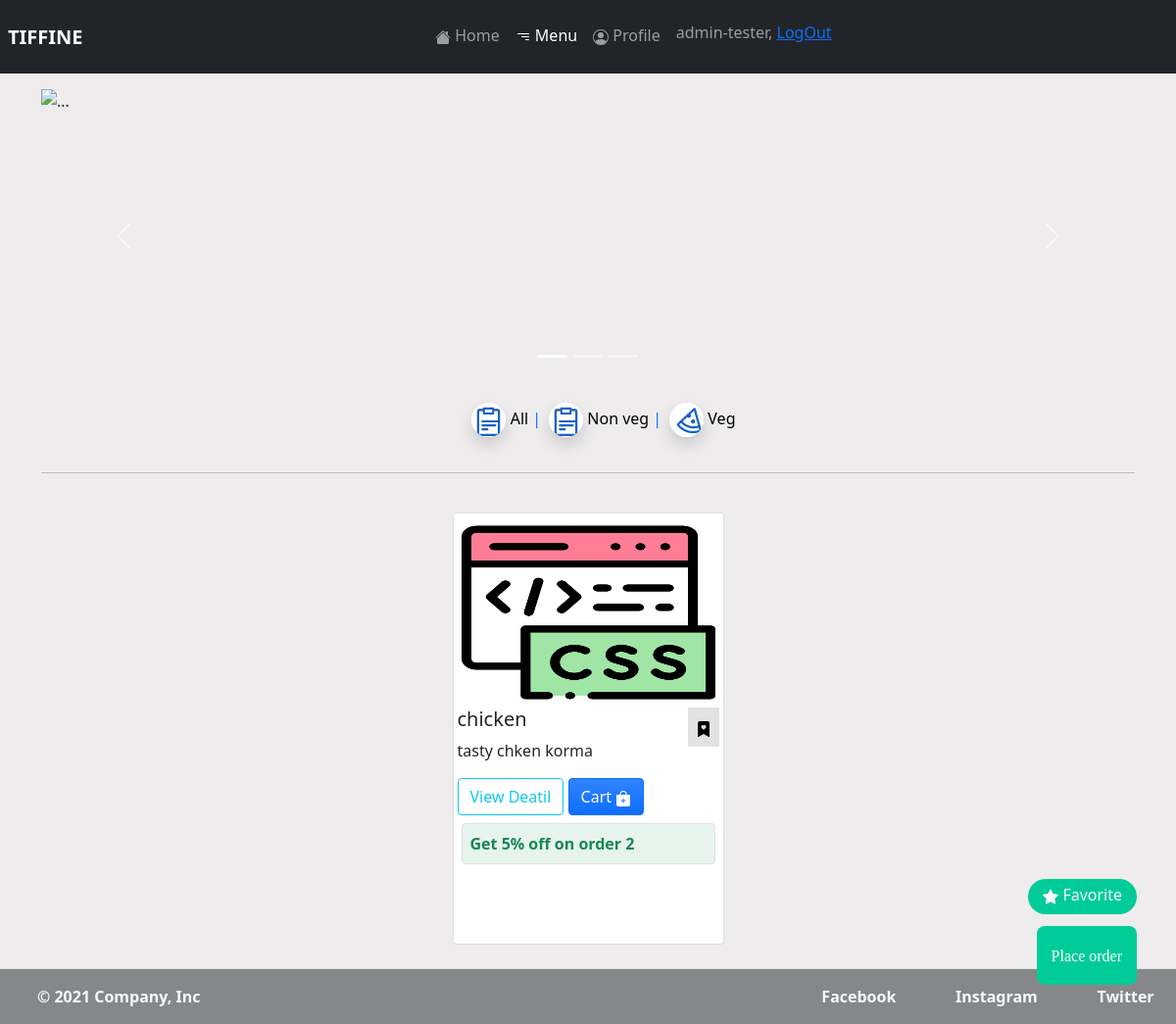
The app's page /menu/non_veg (signed in) with its own data.
### tiffine_site/models.py (models this page shows, shortened)
class MainDishModel(models.Model):
    name = models.CharField(max_length=100)
    deatil = models.CharField(max_length=255)
    price = models.FloatField()
    discounted = models.FloatField()
    availablity = models.BooleanField(default=True)
    image = models.ImageField(upload_to='pictures')
    ingredients = models.CharField(max_length=255)
    type_of = models.CharField(choices=type_of, max_length=10, blank=True)

class Cart(models.Model):
    user = models.ForeignKey(User, on_delete=models.CASCADE)
    item = models.ForeignKey(MainDishModel, on_delete=models.CASCADE)
    quantity = models.PositiveIntegerField(blank=True, default=1)

### tiffine_site/views.py (the view, shortened to what this page needs)
# urls.py: path('menu/', MenuView.as_view(), name='menu'),
class MenuView(View):
    def get(self, request, slug=None, *args, **kwargs):
        if request.user.is_authenticated:
            favorite = AddToFevorate.objects.filter(user=request.user)
            is_cart = Cart.objects.filter(user=request.user)
            if slug == 'veg':
                menu_model = MainDishModel.objects.filter(type_of='veg')
            elif slug == 'non_veg':
                menu_model = MainDishModel.objects.filter(type_of='non_veg')
            elif slug == 'all':
                menu_model = MainDishModel.objects.all()
            else:
                menu_model = MainDishModel.objects.all()
            template = 'menu.html'
            context = {
                'menu_model': menu_model,
                'fav': favorite,
                'is_cart': is_cart
            }
            return render(request, template_name=template, context=context)

### tiffine_site/templates/menu.html (shortened to what this page needs)
{% extends 'base.html' %}
{% block menu%}active{%endblock %}
{% block content %}
{% load static %}
<link rel="stylesheet" href="{% static 'css/menu_.css' %}" />
<div class="container " >
  {% if user.is_authenticated %}
        <div class="text-center d-inline-flex float float-fav">
          <a href="{% url 'favorite-temp' %}" class="text-decoration-none mt-1 text-light" value="veg" id="veg_id">
            Favorite
          </a>
        </div>
      <a href="{% url 'payment-checkout' %}" class="float">
        <i class="fa my-float">Place order</i>
      </a>
    {% endif %}
  <div
    id="carouselExampleIndicators"
    class="carousel slide mt-3"
    data-bs-ride="carousel"
  >
    <div class="carousel-indicators">
      <button
        type="button"
        data-bs-target="#carouselExampleIndicators"
        data-bs-slide-to="0"
        class="active"
        aria-current="true"
        aria-label="Slide 1"
      ></button>
      <button
        type="button"
        data-bs-target="#carouselExampleIndicators"
        data-bs-slide-to="1"
        aria-label="Slide 2"
      ></button>
      <button
        type="button"
        data-bs-target="#carouselExampleIndicators"
        data-bs-slide-to="2"
        aria-label="Slide 3"
      ></button>
    </div>
    <div class="carousel-inner h-50">
      <div class="carousel-item active carousel_cls">
        <img
          src="{% static 'images/dish_1.jpg' %}"
          height="300px"
          class="d-block w-100"
          alt="..."
        />
      </div>
    </div>
    <button
      class="carousel-control-prev"
      type="button"
      data-bs-target="#carouselExampleIndicators"
      data-bs-slide="prev"
    >
      <span class="carousel-control-prev-icon" aria-hidden="true"></span>
    </button>
    <button
      class="carousel-control-next"
      type="button"
      data-bs-target="#carouselExampleIndicators"
      data-bs-slide="next"
    >
      <span class="carousel-control-next-icon" aria-hidden="true"></span>
    </button>
  </div>
  <div class="">
    <div class="d-flex justify-content-center p-1 mt-3">
      <ul class="d-flex justify-content-evenly">
        <li class="list-inline-item">
          <a href="{% url 'menu' 'all' %}" class="text-decoration-none ">
            <img src="{% static 'images/menu.gif' %}"  class=" rounded-circle shadow" alt="">
             <span class="text-black">All </span> <span> |</span>
          </a>
        </li>
        <li class="list-inline-item">
          <a href="{% url 'menu' 'non_veg' %}" class="text-decoration-none" id="non_veg_id" >
            <img src="{% static 'images/menu.gif' %}" class=" rounded-circle shadow" alt="">
            <span value="non_vag" id="type_non" class="text-black">Non veg </span> <span> |</span>
          </a>
        </li>
        <li class="list-inline-item">
          <a href="{% url 'menu' 'veg' %}" class="text-decoration-none" value="veg" id="veg_id">
            <img src="{% static 'images/pizza.gif' %}" class=" rounded-circle shadow" alt="">
            <span class="text-black">Veg</span>
          </a>
        </li>
      </ul>
    </div>
  </div>
  <hr />
    <div class="d-flex justify-content-center row p-3">
      {% for items in menu_model %}
      <div class="col-sm-12 col-md-3 m-2 float-left card float-x mb-2 p-1 ">
        <img src="{{items.image.url}}" class="img-thumbnail border-0" style="width:auto;height:45%" alt="..." />
        <div class="card-" style="height: fit-content;">
          <h5 class="card-title">
            {{ items.name }}
            {% if  user.is_authenticated %}
            <a class="float-end" id="fav{{items.id}}">
              <div class="border-fav p-2">
                <svg
                  id="fav-icon{{items.id}}"
                  xmlns="http://www.w3.org/2000/svg"
                  width="16"
                      {% for favotive in fav %}
                        {% if favotive.dish_name.id == items.id %}
                          fill="red"
                        {% endif %}
                        fir=""
                      {% endfor %}
                  height="16"
                  class="bi bi-bookmark-heart-fill"
                  viewBox="0 0 16 16">
                  <path
                    d="M2 15.5a.5.5 0 0 0 .74.439L8 13.069l5.26 2.87A.5.5 0 0 0 14 15.5V2a2 2 0 0 0-2-2H4a2 2 0 0 0-2 2v13.5zM8 4.41c1.387-1.425 4.854 1.07 0 4.277C3.146 5.48 6.613 2.986 8 4.412z"
                  />
                </svg>
              </div>
            </a>
            {% endif %}
          </h5>
          <p class="card-text">{{items.deatil}}</p>
          <a href="{% url 'deatail-view' items.id %}" class="btn btn-outline-info bg-gradient"
            >View Deatil</a>
            {% if user.is_authenticated %}
            <button data="hello" class="btn btn-primary bg-gradient" id='add-dabba{{items.id}}'>
              {% for cart in is_cart %}
                {% if cart.item.id == items.id %}
                  Added
                {% else %}
                  Cart
                {% endif %}
              {% endfor %}
              </button>
              {% endif %}
              <div class="mt-1 p-1">
                <div class="border rounded p-2 bg-success bg-opacity-10">
                  <p class="text-success m-0 "><strong>Get 5% off on order 2</strong></p>
                </div>
              </div>
        </div>
      </div>
      {% empty %}
      <div class="alert alert-primary" role="alert">
        Don't have any favorite item marked !
      </div>
      {% endfor %}
    </div>
</div>
{% endblock %}

### tiffine_site/templates/base.html (shortened to what this page needs)
<!DOCTYPE html>
<html lang="en">
<head>
    <link href="node_modules/froala-editor/css/froala_editor.pkgd.min.css" rel="stylesheet" type="text/css" /><script type="text/javascript" src="node_modules/froala-editor/js/froala_editor.pkgd.min.js"></script>
    {% load static %}
    <link rel="stylesheet" href="{% static 'css/base.css' %}">
    <link href="https://cdn.jsdelivr.net/npm/bootstrap@5.1.3/dist/css/bootstrap.min.css" rel="stylesheet">
    <link rel="stylesheet" href="https://cdnjs.cloudflare.com/ajax/libs/font-awesome/4.7.0/css/font-awesome.min.css">
    <link rel="stylesheet" href="https://cdn.jsdelivr.net/npm/bootstrap-icons@1.8.1/font/bootstrap-icons.css">
</head>
<body class="" style="height: 100vh; background-color: rgba(157, 148, 148, 0.17);" >
    <header class = ''>
        <nav class = "navbar navbar-expand-sm navbar-dark bg-dark p-2 stick">
            <div class=" justify-content-center ml-3">
                <a class="navbar-brand " href="#"><Strong>TIFFINE</Strong></a>
            </div>
            <div class="collapse navbar-collapse" id="navmenuitem" >
                <ul class="navbar-nav m-auto p-2">
                    <li class="nav-item ">
                        <a class="nav-link {% block home%}{%endblock %}" href="{% url 'index' %}">
                             Home</a>
                    </li>
                    <li class="nav-item">
                        <a class="nav-link {% block menu%}{%endblock %}" href="{% url 'menu' %}">
                               Menu
                        </a>
                    </li>
                    {% if user.is_authenticated %}
                    <li class="nav-item ">
                        <a class="nav-link {% block profile%}{%endblock %}" href="{% url 'user-profile'  %}">
                             Profile</a>
                    </li>
                    <li class="nav-item">
                        <h6 class="nav-link">{{ user.username }}, <a href="{% url 'logout_user' %}">LogOut</a></h6>
                    </li>
                    {% endif %}
                </ul>
            </div>
        </nav>
    </header>
    {% block content %}{% endblock %}
  <footer class="d-flex flex-wrap justify-content-between align-items-center text-light py-3 border-top {% block bottom %}{% endblock %} bg-dark bg-opacity-50">
    <div class="col-md-4 d-flex align-items-center text-light">
      <a href="/" class="mb-3 me-2 mb-md-0 text-light text-decoration-none lh-1">
        <svg class="bi" width="30" height="24"><use xlink:href="#bootstrap"/></svg>
      </a>
      <span class=""><strong>&copy; 2021 Company, Inc</strong></span>
    </div>
    <ul class="nav col-md-4 justify-content-end list-unstyled d-flex d-flex justify-content-around ">
      <li class="ms-3"><a class="text-decoration-none text-light" href="#"><strong>Facebook</strong></a></li>
      <li class="ms-3"><a class="text-decoration-none text-light" href="#"><strong>Instagram</strong></a></li>
      <li class="ms-3"><a class="text-decoration-none text-light" href="#"><strong>Twitter</strong></a></li>
    </ul>
  </footer>
</body>
</html>

### tiffine_site/static/css/menu_.css (style rules this page uses)
.carousel_cls { height: 300px; width: 100; overflow: hidden; }
.border-fav { border: none; background: rgba(155, 155, 155, 0.287); }
* { padding: 0; margin: 0; }
.float { position: fixed; height: 60px; bottom: 40px; right: 40px; background-color: #0c9; color: #fff; border-radius: 8px; padding-left: 15px; padding-right: 15px; text-align: center; transition: 0.3s; -webkit-tap-highlight-color: rgba(0, 0, 0, 0); z-index: 1; }
.my-float { margin-top: 22px; }
.float-x { transition: 0.3s ease-in-out; }
.float-fav { bottom: 112px; border-radius: 100px; text-align: center; height: 36px; }

### records on screen
MainDishModel: image (picture), name "chicken", deatil "tasty chken korma"
Cart: shows "Cart"

### other values on screen
{{ user.username }} "admin-tester"
